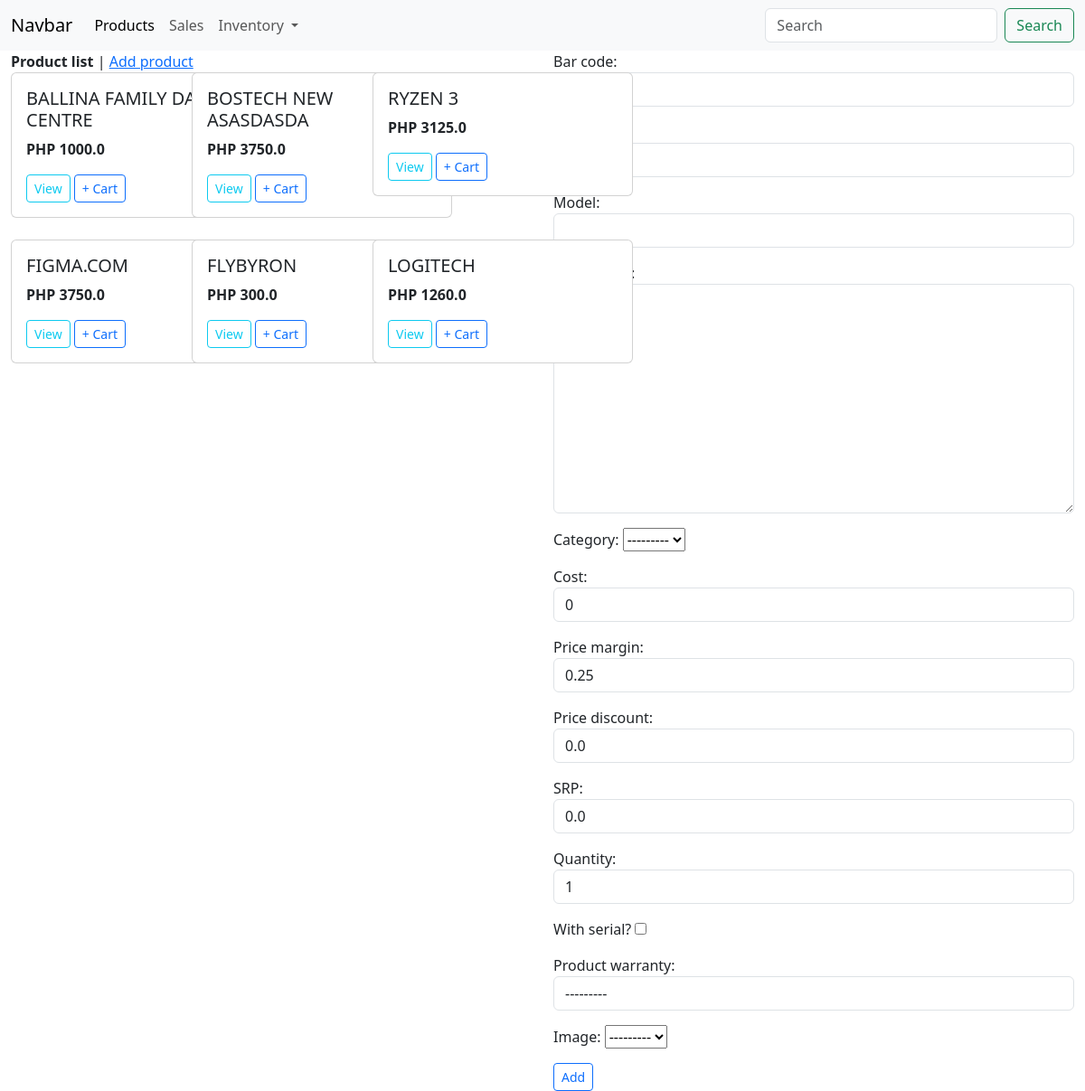
The app's page /products/, older data.
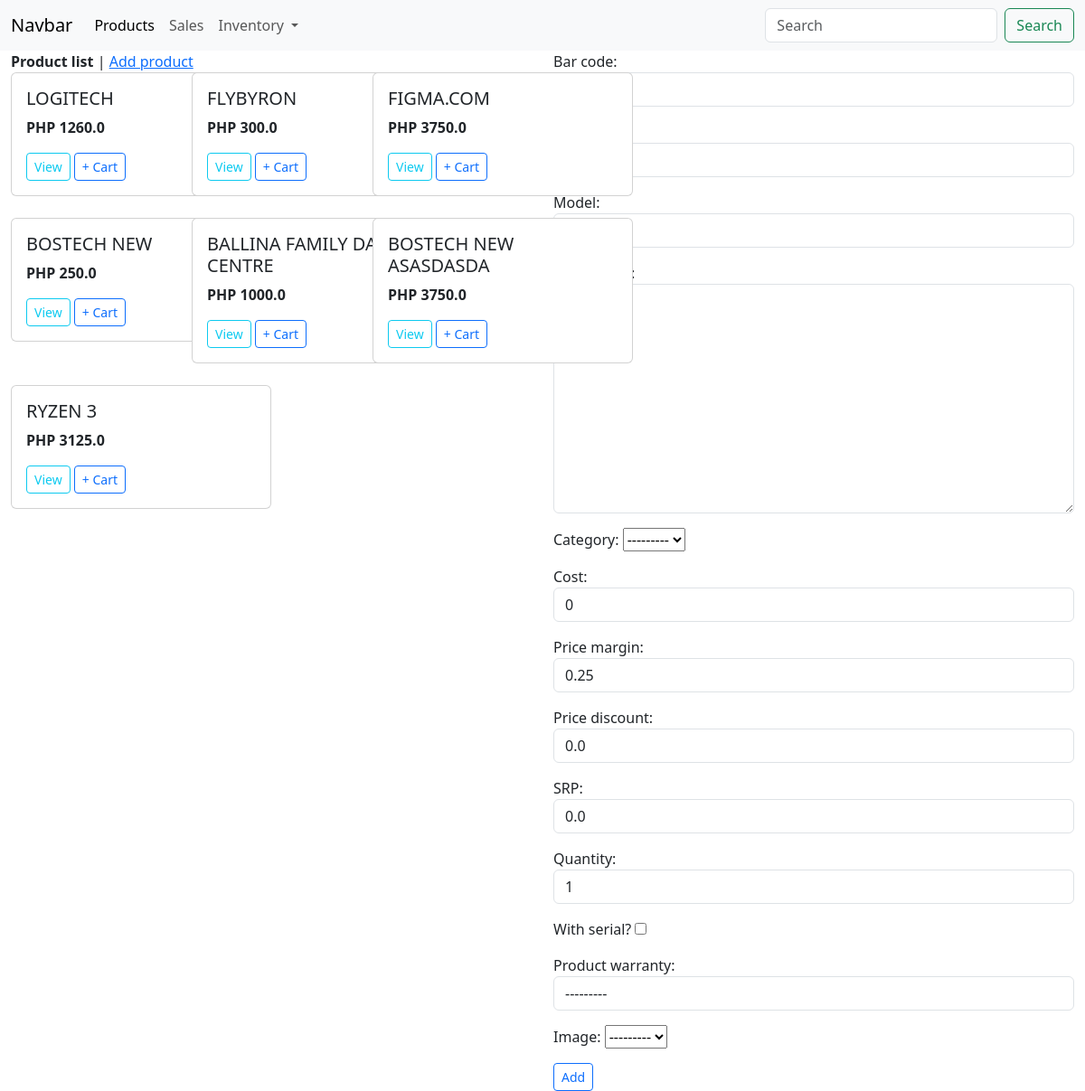
The same page, newer data.
### sales/models/product.py (models this page shows, shortened)
class Product(BaseTime):
    user = models.ForeignKey(User, on_delete=models.CASCADE, default=1)
    product_code = models.CharField(max_length=13, unique=True, blank=True)
    bar_code = models.CharField(max_length=13, unique=True, blank=True)
    name = models.CharField(max_length=255)
    model = models.CharField(max_length=120)
    description = models.TextField()
    category = models.ForeignKey(ProductCategory, on_delete=models.CASCADE, blank=True, null=True)
    cost = models.FloatField(default=0)
    price_margin = models.FloatField(default=0.25)
    price_discount = models.FloatField(default=0.00)
    price = models.FloatField(default=0.00, verbose_name="SRP")
    quantity = models.PositiveIntegerField(default=1)
    is_serial = models.BooleanField(default=False, verbose_name="with serial?")
    product_warranty = models.ForeignKey(ProductWarranty, on_delete=models.CASCADE, blank=True, null=True)
    image = models.ForeignKey(ProductImage, on_delete=models.CASCADE, blank=True, null=True)

### sales/views/product_view.py (the view, shortened to what this page needs)
# urls.py: path('', ProductView.as_view(), name='product_list'),
class ProductView(View):
    template_name = 'product_list.html'
    form_class = ProductForm
    initial = {'key': 'value'}
    def get(self, request, *args, **kwargs):
        form = self.form_class(initial=self.initial)
        products = Product.objects.all().order_by('-updated_at', '-created_at')
        context = {
            'products': products,
            'form': form,
        }
        return render(request, self.template_name, context)

### sales/templates/product_list.html (shortened to what this page needs)
{% extends 'base.html' %}
{% block content %}
<div class="row">
    <div class="col-sm-6">
        <strong>Product list</strong> | <a href="">Add product</a>
        <div class="row row-cols-1 row-cols-md-3 g-4">
        {% for product in products %}
        <div class="col">
            <div class="card" style="width: 18rem;">
                <div class="card-body">
                  <h5 class="card-title">{{ product.name|upper }}</h5>
                    <p class="card-text">
                        <strong>PHP {{ product.price }}</strong>
                    </p>
                    <a href="#" class="btn btn-outline-info btn-sm">View</a>
                    <a href="{% url 'sales:cart_add' product.id %}" class="btn btn-outline-primary btn-sm">+ Cart</a>
                </div>
            </div>
        </div>
        {% endfor %}
        </div>
    </div>
    <div class="col-sm-6">
        <form method="POST" enctype="multipart/form-data">
            <div class="form-group">
                {{ form.as_p }}
            </div>
            <input type="submit" value="Add" class="btn btn-outline-primary btn-sm">
        </form>
    </div>
</div>
{% endblock %}

Row changes from the older to the newer data that the page shows:
shown differently, row unchanged: Product "LOGITECH": moves up the list
changed Product "FLYBYRON": moves up the list
changed Product "FIGMA.COM": moves up the list
added Product: name "BOSTECH NEW", price "250.0"
